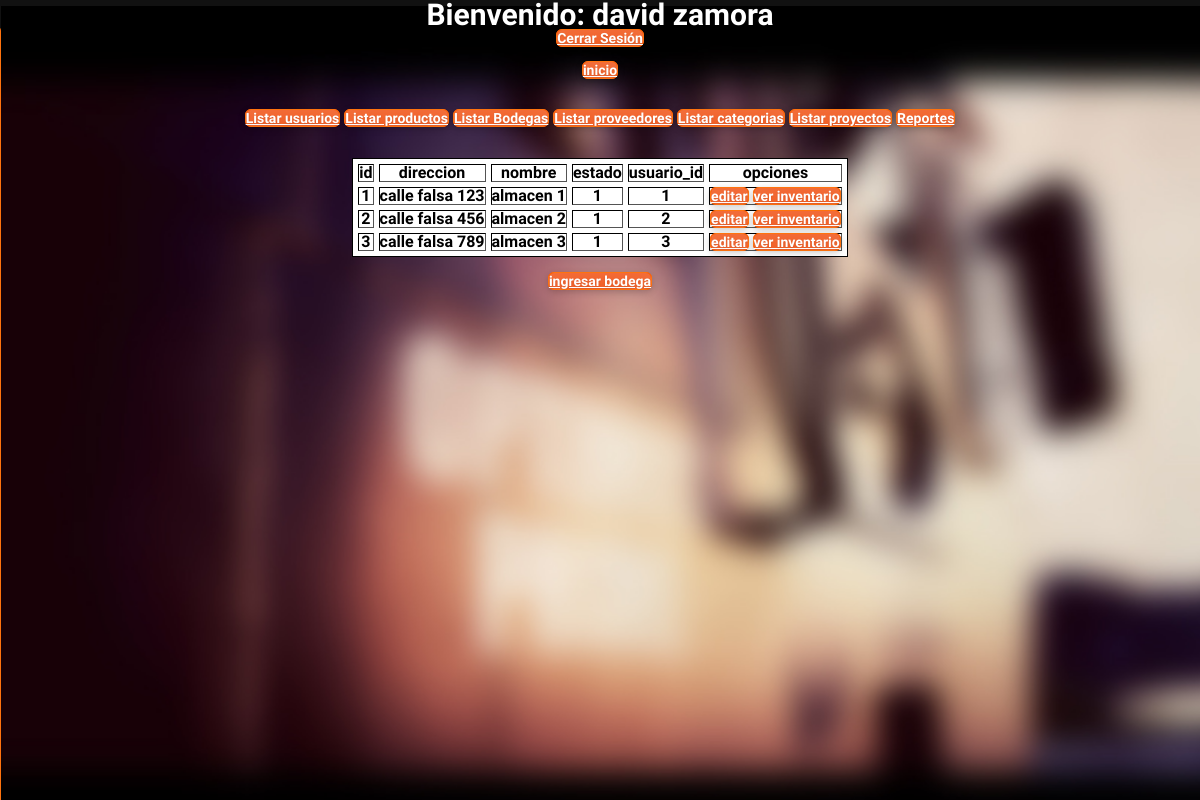
Screenshot of /listarBodegas.php (signed in) with the database file from the repository.
### tables this page shows
CREATE TABLE `bodega` (
  `id` int(11) NOT NULL AUTO_INCREMENT,
  `direccion` varchar(45) NOT NULL,
  `nombre` varchar(45) NOT NULL,
  `estado` int(11) NOT NULL,
  `usuario_id` int(11) NOT NULL,
  PRIMARY KEY (`id`),
  KEY `fk_bodega_usuario1_idx` (`usuario_id`),
  CONSTRAINT `fk_bodega_usuario1` FOREIGN KEY (`usuario_id`) REFERENCES `usuario` (`id`) ON DELETE NO ACTION ON UPDATE NO ACTION
);

### DAO/BodegaDAO.php (called while the page is built, shortened)
<?php
	class BodegaDAO{
		function listarBodegas(){
			$con = conexion::getConexion();
			$query = $con->query("SELECT * FROM bodega")->fetchAll(PDO::FETCH_OBJ);
			return $query;
		}
	}
 ?>

### listarBodegas.php (the view, shortened to what this page needs)
<?php
	require('DAO/BodegaDAO.php');
	if(isset($_SESSION['rol']) || $_SESSION['rol'] === 1){
		$bodegaDAO = new BodegaDAO();
		$listarBodegas = $bodegaDAO->listarbodegas();
 ?>
 <!DOCTYPE html>
 <html>
	 <head>
	 	<?php include("template/template.php"); ?>
	 </head>
	 <body>
 	<table  border="1" cellspacing="5" >
	 		<thead>
	 			<th>id</th>
	 			<th>direccion</th>
	 			<th>nombre</th>
	 			<th>estado</th>
	 			<th>usuario_id</th>
	 			<th>opciones</th>
	 		</thead>
	 		<tbody>
	 			<?php foreach ($listarBodegas as $bodega): ?>
	 				<tr>
	 					<th><?php echo $bodega->id; ?></th>
	 					<th><?php echo $bodega->direccion; ?></th>
	 					<th><?php echo $bodega->nombre; ?></th>
	 					<th><?php echo $bodega->estado; ?></th>
	 					<th><?php echo $bodega->usuario_id; ?></th>
	 					<th><a href="editarBodega.php?idBodega=<?php echo $bodega->id ?>">editar</a>
	 						<a href="listarInventario.php?idBodega=<?php echo $bodega->id ?>">ver inventario</a></th>
	 				</tr>
	 			<?php endforeach ?>
	 		</tbody>
	 	</table>
	 	<br>
	 	<a class="button" href="crearBodega.php">ingresar bodega</a>
	 </body>
 </html>
<?php
		}
?>

### assets/css/supersized.css (style rules this page uses)
* { margin:0; padding:0; }
body { background:#111; height:100%; }

### assets/css/style.css (style rules this page uses)
body { background: #f8f8f8; font-family: 'PT Sans', Helvetica, Arial, sans-serif; text-align: center; color: #fff; }
button, a { cursor: pointer; width: 300px; height: 44px; margin-top: 25px; padding: 0; background: #ef4300; -moz-border-radius: 6px; -webkit-border-radius: 6px; border-radius: 6px; border: 1px solid #ff730e; -moz-box-shadow: 0 15px 30px 0 rgba(255,255,255,.25) inset, 0 2px 7px 0 rgba(0,0,0,.2); -webkit-box-shadow: 0 15px 30px 0 rgba(255,255,255,.25) inset, 0 2px 7px 0 rgba(0,0,0,.2); box-shadow: 0 15px 30px 0 rgba(255,255,255,.25) inset, 0 2px 7px 0 rgba(0,0,0,.2); font-family: 'PT Sans', Helvetica, Arial, sans-serif; font-size: 14px; font-weight: 700; color: #fff; text-shadow: 0 1px 2px rgba(0,0,0,.1); -o-transition: all .2s; -moz-transition: all .2s; -webkit-transition: all .2s; -ms-transition: all .2s; }

### rows the page displays
bodega: id "1", direccion "calle falsa 123", nombre "almacen 1", estado "1", usuario "1"
bodega: id "2", direccion "calle falsa 456", nombre "almacen 2", estado "1", usuario "2"
bodega: id "3", direccion "calle falsa 789", nombre "almacen 3", estado "1", usuario "3"
